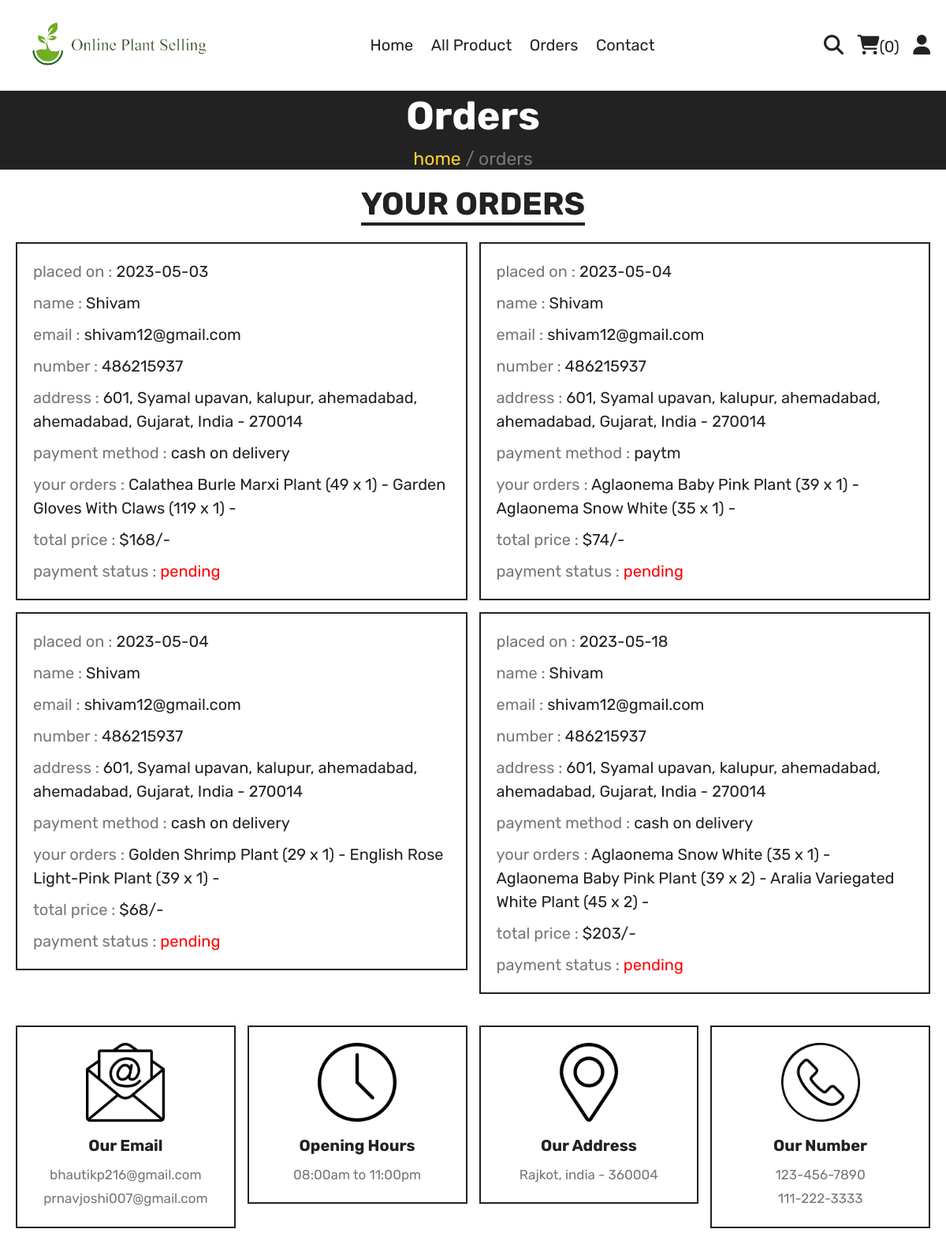
The page /orders.php (signed in) on the database its author committed.
### tables this page shows
CREATE TABLE `orders` (
  `id` int(100) NOT NULL,
  `user_id` int(100) NOT NULL,
  `name` varchar(20) NOT NULL,
  `number` varchar(10) NOT NULL,
  `email` varchar(50) NOT NULL,
  `method` varchar(50) NOT NULL,
  `address` varchar(500) NOT NULL,
  `total_products` varchar(1000) NOT NULL,
  `total_price` int(100) NOT NULL,
  `placed_on` date NOT NULL DEFAULT current_timestamp(),
  `payment_status` varchar(20) NOT NULL DEFAULT 'pending'
);

### orders.php (the view, shortened to what this page needs)
<?php
include 'components/connect.php';
if(isset($_SESSION['user_id'])){
   $user_id = $_SESSION['user_id'];
}else{
   $user_id = '';
   header('location:home.php');
};
?>
<!DOCTYPE html>
<html lang="en">
<head>
   <link rel="stylesheet" href="https://cdnjs.cloudflare.com/ajax/libs/font-awesome/6.1.1/css/all.min.css">
   <link rel="stylesheet" href="css/style.css">
</head>
<body>
<?php include 'components/user_header.php'; ?>
<div class="heading">
   <h3>orders</h3>
   <p><a href="html.php">home</a> <span> / orders</span></p>
</div>
<section class="orders">
   <h1 class="title">your orders</h1>
   <div class="box-container">
   <?php
      if($user_id == ''){
         echo '<p class="empty">please login to see your orders</p>';
      }else{
         $select_orders = $conn->prepare("SELECT * FROM `orders` WHERE user_id = ?");
         $select_orders->execute([$user_id]);
         if($select_orders->rowCount() > 0){
            while($fetch_orders = $select_orders->fetch(PDO::FETCH_ASSOC)){
   ?>
   <div class="box">
      <p>placed on : <span><?= $fetch_orders['placed_on']; ?></span></p>
      <p>name : <span><?= $fetch_orders['name']; ?></span></p>
      <p>email : <span><?= $fetch_orders['email']; ?></span></p>
      <p>number : <span><?= $fetch_orders['number']; ?></span></p>
      <p>address : <span><?= $fetch_orders['address']; ?></span></p>
      <p>payment method : <span><?= $fetch_orders['method']; ?></span></p>
      <p>your orders : <span><?= $fetch_orders['total_products']; ?></span></p>
      <p>total price : <span>$<?= $fetch_orders['total_price']; ?>/-</span></p>
      <p> payment status : <span style="color:<?php if($fetch_orders['payment_status'] == 'pending'){ echo 'red'; }else{ echo 'green'; }; ?>"><?= $fetch_orders['payment_status']; ?></span> </p>
   </div>
   <?php
      }
      }else{
         echo '<p class="empty">no orders placed yet!</p>';
      }
      }
   ?>
   </div>
</section>
<?php include 'components/footer.php'; ?>
</body>
</html>

### css/style.css (style rules this page uses)
:root { --yellow:#fed330; --red:#e74c3c; --white:#fff; --black:#222; --light-color:#777; --border:.2rem solid var(--black); }
* { font-family: 'Rubik', sans-serif; margin:0; padding:0; box-sizing: border-box; outline: none; border: none; text-decoration: none; }
html { font-size: 62.5%; overflow-x: hidden; scroll-behavior: smooth; stop-opacity: 7rem; }
section { margin:0 auto; max-width: 1200px; padding:2rem; }
.title { text-align: center; margin-bottom: 2.5rem; font-size: 4rem; color:var(--black); text-transform: uppercase; text-decoration: underline; text-underline-offset: 1rem; }
.heading { display: flex; align-items: center; justify-content: center; gap:1rem; flex-flow: column; background-color: var(--black); min-height: 2rem; }
.heading h3 { font-size: 5rem; color:var(--white); text-transform: capitalize; }
.heading p { font-size: 2.3rem; color:var(--light-color); }
.heading p a { color:var(--yellow); }
.orders .box-container { display: flex; flex-wrap: wrap; gap:1.5rem; align-items: flex-start; }
.orders .box-container .box { padding:1rem 2rem; border:var(--border); flex:1 1 40rem; }
.orders .box-container .box p { line-height: 1.5; margin:1rem 0; font-size: 2rem; color:var(--light-color); }
.orders .box-container .box p span { color:var(--black); }

### rows shown on the page
orders: placed_on "2023-05-03", name "Shivam", email "shivam12@gmail.com", number "486215937", address "601, Syamal upavan, kalupur, ahemadabad, ahemadabad, Gujarat, India - 270014", method "cash on delivery", total_products "Calathea Burle Marxi Plant (49 x 1) - Garden Gloves With Claws (119 x 1) -", total_price "168", payment_status "pending"
orders: placed_on "2023-05-04", name "Shivam", email "shivam12@gmail.com", number "486215937", address "601, Syamal upavan, kalupur, ahemadabad, ahemadabad, Gujarat, India - 270014", method "paytm", total_products "Aglaonema Baby Pink Plant (39 x 1) - Aglaonema Snow White (35 x 1) -", total_price "74", payment_status "pending"
orders: placed_on "2023-05-04", name "Shivam", email "shivam12@gmail.com", number "486215937", address "601, Syamal upavan, kalupur, ahemadabad, ahemadabad, Gujarat, India - 270014", method "cash on delivery", total_products "Golden Shrimp Plant (29 x 1) - English Rose Light-Pink Plant (39 x 1) -", total_price "68", payment_status "pending"
orders: placed_on "2023-05-18", name "Shivam", email "shivam12@gmail.com", number "486215937", address "601, Syamal upavan, kalupur, ahemadabad, ahemadabad, Gujarat, India - 270014", method "cash on delivery", total_products "Aglaonema Snow White (35 x 1) - Aglaonema Baby Pink Plant (39 x 2) - Aralia Variegated White Plant (45 x 2) -", total_price "203", payment_status "pending"

### other values the page prints
$total_cart_items "0"
